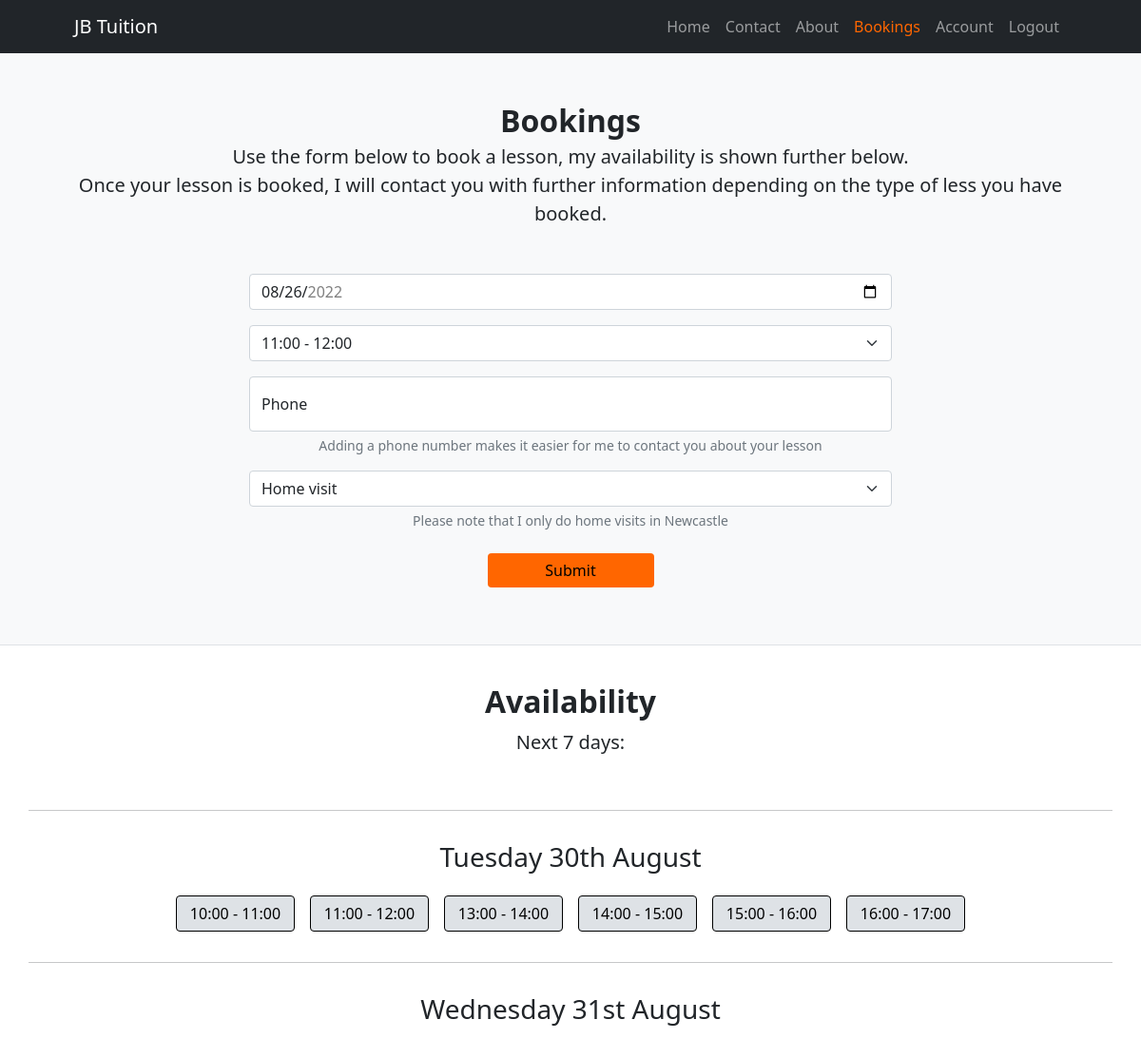
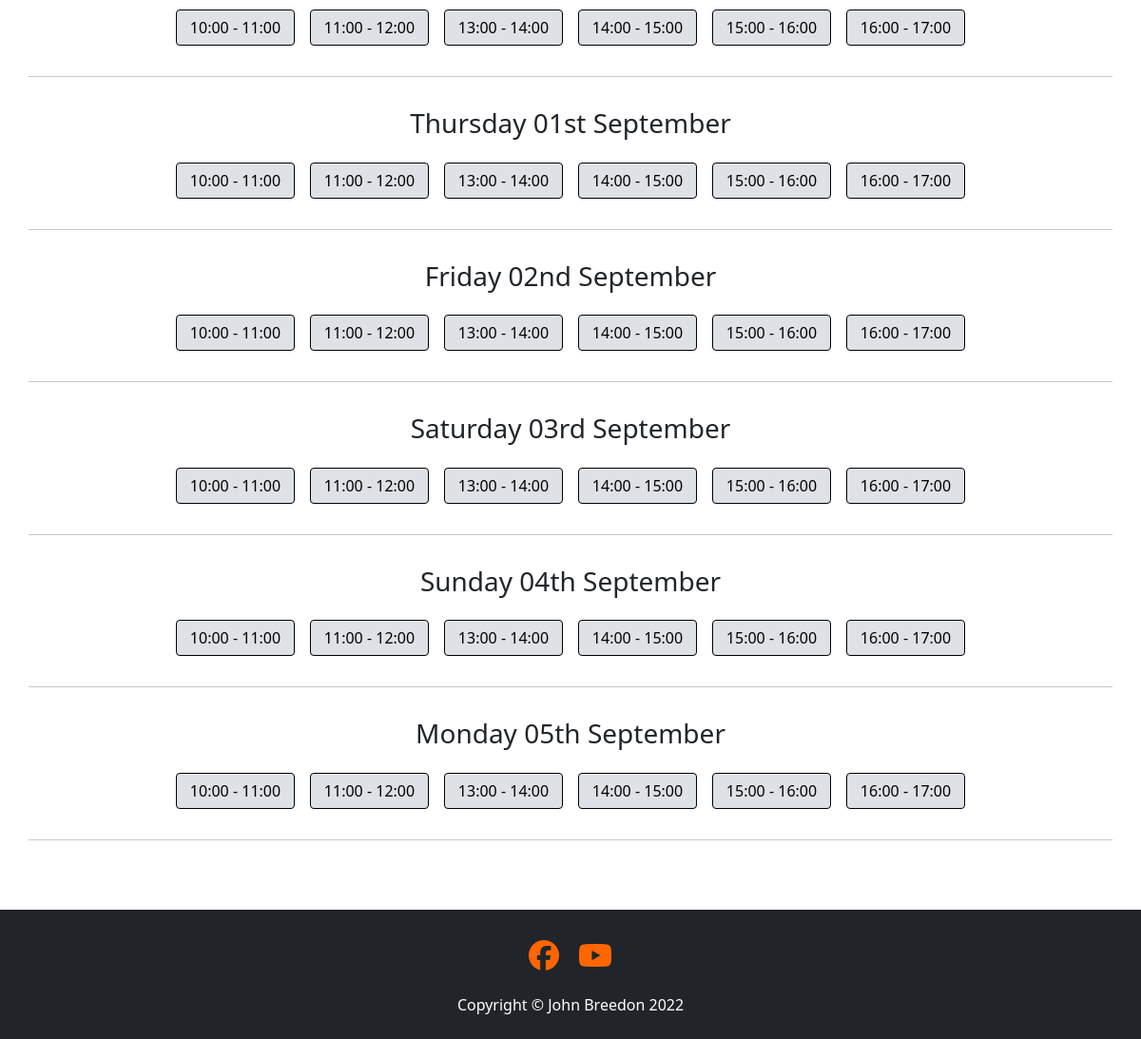
The app's page /bookings/edit_booking/4/ (signed in) with its own data (2 pictures, top to bottom).
### bookings/models.py (models this page shows, shortened)
class Booking(models.Model):
    LESSON_TYPE_CHOICES = [
        ('', 'Pick a lesson type'),
        ('H', 'Home visit'),
        ('O', 'Online'),
        ('S', 'At the Studio'),
    ]
    LESSON_TIME_CHOICES = [
        ('', 'Pick a time slot'),
        ('10', '10:00 - 11:00'),
        ('11', '11:00 - 12:00'),
        ('13', '13:00 - 14:00'),
        ('14', '14:00 - 15:00'),
        ('15', '15:00 - 16:00'),
        ('16', '16:00 - 17:00'),
    ]
    user = models.ForeignKey(
        User,
        on_delete=models.CASCADE,
        related_name='bookings'
    )
    date = models.DateField()
    time = models.CharField(max_length=2, choices=LESSON_TIME_CHOICES)
    phone = PhoneNumberField(
        blank=True,
        help_text=(
            'Adding a phone number makes it easier '
            'for me to contact you about your lesson'
        ),
    )
    type = models.CharField(
        max_length=1,
        choices=LESSON_TYPE_CHOICES,
        help_text='Please note that I only do home visits in Newcastle',
    )
    created_on = models.DateTimeField(auto_now_add=True)
    updated_on = models.DateTimeField(auto_now=True)
    class Meta:
        ordering = ['date']

### bookings/views.py (the view, shortened to what this page needs)
class EditBooking(View):
    def get(self, request, booking_id):
        booking_to_edit = get_object_or_404(Booking, pk=booking_id)
        booking_form = BookingForm(instance=booking_to_edit)
        if booking_form.instance.user != request.user:
            messages.error(
                request,
                'You do not have permission to edit that booking'
            )
            return redirect(reverse('learner_account'))
        booking_availability = availability.get_booking_availability()
        return render(
            request,
            'bookings.html',
            {
                'booking_availability': booking_availability,
                'booking_form': booking_form,
            },
        )

### bookings/forms.py
class BookingForm(forms.ModelForm):
    class Meta:
        model = Booking
        fields = ('date', 'time', 'phone', 'type')
        widgets = {
            'date': forms.DateInput(
                attrs={
                    'type': 'date',
                    'min': (
                        availability.get_next_7_days(datetime.date.today())[0]
                    ),
                    'max': (
                        availability.get_next_7_days(datetime.date.today())[6]
                    ),
                }
            ),
        }
    def __init__(self, *args, **kwargs):
        super(BookingForm, self).__init__(*args, **kwargs)
        self.helper = FormHelper(self)
        self.helper.form_tag = False
        self.helper.form_show_labels = False
        self.helper.layout = Layout(
            Field('date'),
            Field('time'),
            FloatingField('phone'),
            Field('type'),
            Submit('booking-submit', 'Submit'),
        )

### availability.py (called while the page is built)
def get_next_7_days(date):
    days_list = []
    for num in range(7):
        date = date + datetime.timedelta(days=1)
        days_list.append(date)
    return days_list

### home/context_processors.py (called while the page is built)
def navbar_scrollspy_processor(request):
    navlinks = {
        '/home/': 'home',
        '/contact/': 'contact',
    }
    return {
        'navlinks_scrollspy': navlinks,
    }

def navbar_processor(request):
    navlinks = {
        '/about/': 'about',
    }
    return {
        'navlinks': navlinks,
    }

### templates/bookings.html
{% extends 'base.html' %} {% block content %}
{% load static %}
{% load crispy_forms_tags %}
<section id="bookings-section" class="bg-light py-1 push-below-nav border-bottom">
    <div class="container px-5 my-5">
        <div class="row justify-content-center text-center">
            <h2 class="fw-bolder mb-1">Bookings</h2>
            <p class="lead mb-0 booking-lead">Use the form below to book a lesson, my availability is shown further below.</p>
            <p class="lead mb-0 booking-lead">Once your lesson is booked, I will contact you with further information depending on the type of less you have booked.</p>
            <form id="bookings-form" class="form-width mt-5" method="POST">
                {% crispy booking_form booking_form.helper %}
            </form>
        </div>
    </div>
</section>
<section id="availability-section" class="border-bottom py-4">
    <div class="container mb-5 mt-3 text-center">
        <div class="row justify-content-center">
            <div class="mb-4">
                <h2 class="fw-bolder">Availability</h2>
                <p class="lead mb-0">Next 7 days:</p>
            </div>
            {% for key, value in booking_availability.items %}
                {% if "slot" not in key %}
                <hr>
                <h3 class="col-12" data-date-str="{{ value|date:'o-m-d' }}">{{ value|date:'l dS F' }}</h3>
                {% else %}
                    {% if value == 'BOOKED' %}
                    <button class="col-5 col-md-4 col-xl-1 btn btn-primary booking-slot booking-taken">{{ value }}</button>
                    {% else %}
                    <button class="col-5 col-md-4 col-xl-1 btn btn-primary booking-slot booking-free">{{ value }}</button>
                    {% endif %}
                {% endif %}
            {% endfor %}
            <hr>
        </div>
    </div>
</section>
{% endblock %}

### static/css/style.css (style rules this page uses)
* { margin: 0; padding: 0; }
html { height: 100%; }
body { position: relative; min-height: calc(100% - 56px); padding-bottom: 120px; }
.push-below-nav { margin-top: 56px; }
.form-width { max-width: 700px; }
.btn { min-width: 175px; color: #000; background-color: #ff6600; border: #ff6600; margin: 0.5rem 0; }
.booking-slot { min-width: 125px; margin: 1rem 0.5rem 0 0.5rem; }
.booking-free { background-color: #dee2e6; border: solid 1px black; }
#availability-section h3 { margin-top: 1rem; }
#availability-section hr { margin-top: 2rem; }

### records on screen
Booking: date "08/26/2022", time "11:00 - 12:00", type "Home visit"

### other values on screen
{{ name|capfirst }} "Home" "Contact"
{{ name|capfirst }} "About"
{{ value|date:'l dS F' }} "Tuesday 30th August" "Wednesday 31st August" "Thursday 01st September" "Friday 02nd September" "Saturday 03rd September" "Sunday 04th September" "Monday 05th September"
{{ value }} "10:00 - 11:00" "11:00 - 12:00" "13:00 - 14:00" "14:00 - 15:00" "15:00 - 16:00" "16:00 - 17:00" "10:00 - 11:00" "11:00 - 12:00" "13:00 - 14:00" "14:00 - 15:00" "15:00 - 16:00" "16:00 - 17:00" "10:00 - 11:00" "11:00 - 12:00" "13:00 - 14:00" "14:00 - 15:00" "15:00 - 16:00" "16:00 - 17:00" "10:00 - 11:00" "11:00 - 12:00" "13:00 - 14:00" "14:00 - 15:00" "15:00 - 16:00" "16:00 - 17:00" "10:00 - 11:00" "11:00 - 12:00" "13:00 - 14:00" "14:00 - 15:00" "15:00 - 16:00" "16:00 - 17:00" "10:00 - 11:00" "11:00 - 12:00" "13:00 - 14:00" "14:00 - 15:00" "15:00 - 16:00" "16:00 - 17:00" "10:00 - 11:00" "11:00 - 12:00" "13:00 - 14:00" "14:00 - 15:00" "15:00 - 16:00" "16:00 - 17:00"
